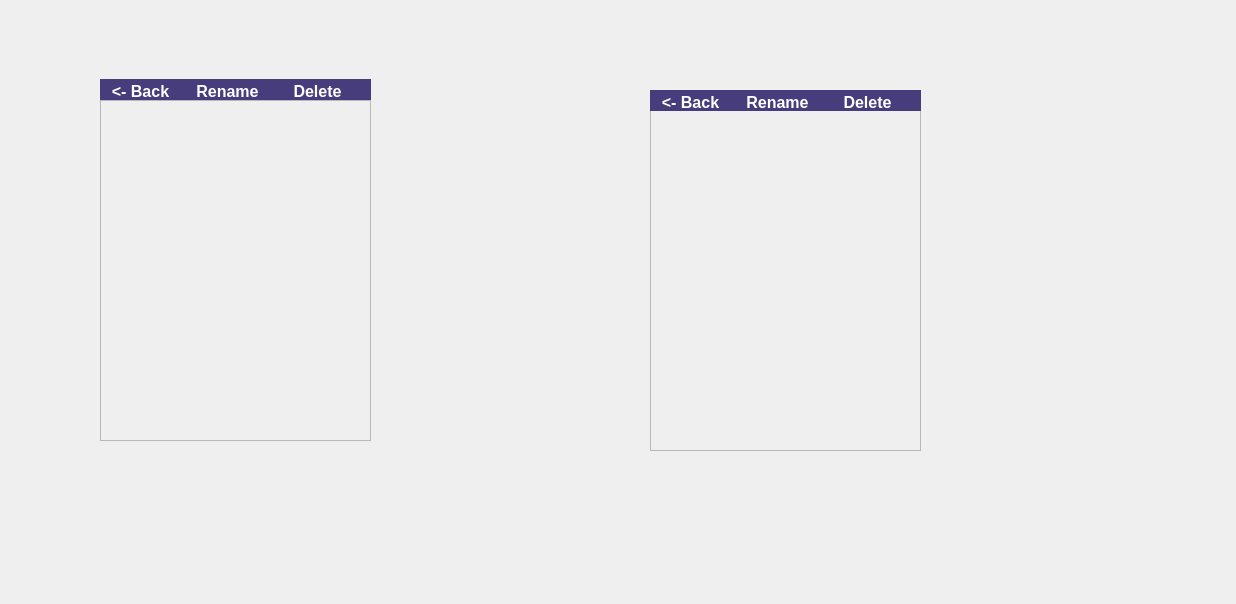
<?xml version="1.0" encoding="UTF-8"?>
<ui version="4.0">
 <class>Account</class>
 <widget class="QWidget" name="Account">
  <property name="geometry">
   <rect>
    <x>0</x>
    <y>0</y>
    <width>1236</width>
    <height>604</height>
   </rect>
  </property>
  <property name="windowTitle">
   <string>Account</string>
  </property>
  <widget class="QScrollArea" name="localFolder">
   <property name="geometry">
    <rect>
     <x>100</x>
     <y>100</y>
     <width>271</width>
     <height>341</height>
    </rect>
   </property>
   <property name="verticalScrollBarPolicy">
    <enum>Qt::ScrollBarAsNeeded</enum>
   </property>
   <property name="widgetResizable">
    <bool>true</bool>
   </property>
   <widget class="QWidget" name="scrollAreaWidgetContents">
    <property name="geometry">
     <rect>
      <x>0</x>
      <y>0</y>
      <width>269</width>
      <height>339</height>
     </rect>
    </property>
    <property name="minimumSize">
     <size>
      <width>182</width>
      <height>0</height>
     </size>
    </property>
   </widget>
  </widget>
  <widget class="QWidget" name="test" native="true">
   <property name="geometry">
    <rect>
     <x>90</x>
     <y>140</y>
     <width>181</width>
     <height>251</height>
    </rect>
   </property>
  </widget>
  <widget class="QScrollArea" name="serverFolder">
   <property name="geometry">
    <rect>
     <x>650</x>
     <y>110</y>
     <width>271</width>
     <height>341</height>
    </rect>
   </property>
   <property name="verticalScrollBarPolicy">
    <enum>Qt::ScrollBarAsNeeded</enum>
   </property>
   <property name="widgetResizable">
    <bool>true</bool>
   </property>
   <widget class="QWidget" name="scrollAreaWidgetContents_2">
    <property name="geometry">
     <rect>
      <x>0</x>
      <y>0</y>
      <width>269</width>
      <height>339</height>
     </rect>
    </property>
    <property name="minimumSize">
     <size>
      <width>182</width>
      <height>0</height>
     </size>
    </property>
   </widget>
  </widget>
  <widget class="QWidget" name="localWidget" native="true">
   <property name="geometry">
    <rect>
     <x>190</x>
     <y>460</y>
     <width>120</width>
     <height>80</height>
    </rect>
   </property>
  </widget>
  <widget class="QWidget" name="serverWidget" native="true">
   <property name="geometry">
    <rect>
     <x>740</x>
     <y>490</y>
     <width>120</width>
     <height>80</height>
    </rect>
   </property>
  </widget>
  <widget class="QWidget" name="menu_bar_local" native="true">
   <property name="geometry">
    <rect>
     <x>100</x>
     <y>79</y>
     <width>271</width>
     <height>21</height>
    </rect>
   </property>
   <property name="styleSheet">
    <string notr="true">background:rgb(71, 61, 124);</string>
   </property>
   <widget class="QPushButton" name="back_local">
    <property name="geometry">
     <rect>
      <x>0</x>
      <y>0</y>
      <width>81</width>
      <height>24</height>
     </rect>
    </property>
    <property name="styleSheet">
     <string notr="true">QPushButton
{
font-weight:bold ;
font-style : normal;
border: 0.1px solid black;
border-radius:15px;
background:rgb(71, 61, 124);
color:white;
font-size:16px;
}

QPushButton:hover
{
   background-color:rgb(170, 149, 255);
}</string>
    </property>
    <property name="text">
     <string>&lt;- Back</string>
    </property>
   </widget>
   <widget class="QPushButton" name="rename_local">
    <property name="geometry">
     <rect>
      <x>90</x>
      <y>0</y>
      <width>75</width>
      <height>24</height>
     </rect>
    </property>
    <property name="styleSheet">
     <string notr="true">QPushButton
{
font-weight:bold ;
font-style : normal;
border: 0.1px solid black;
border-radius:15px;
background:rgb(71, 61, 124);
color:white;
font-size:16px;
}

QPushButton:hover
{
   background-color:rgb(170, 149, 255);
}</string>
    </property>
    <property name="text">
     <string>Rename</string>
    </property>
   </widget>
   <widget class="QPushButton" name="delete_local">
    <property name="geometry">
     <rect>
      <x>180</x>
      <y>0</y>
      <width>75</width>
      <height>24</height>
     </rect>
    </property>
    <property name="styleSheet">
     <string notr="true">QPushButton
{
font-weight:bold ;
font-style : normal;
border: 0.1px solid black;
border-radius:15px;
background:rgb(71, 61, 124);
color:white;
font-size:16px;
}

QPushButton:hover
{
   background-color:rgb(170, 149, 255);
}</string>
    </property>
    <property name="text">
     <string>Delete</string>
    </property>
   </widget>
  </widget>
  <widget class="QWidget" name="menu_bar_server" native="true">
   <property name="geometry">
    <rect>
     <x>650</x>
     <y>90</y>
     <width>271</width>
     <height>21</height>
    </rect>
   </property>
   <property name="styleSheet">
    <string notr="true">background:rgb(71, 61, 124);</string>
   </property>
   <widget class="QPushButton" name="back_server">
    <property name="geometry">
     <rect>
      <x>0</x>
      <y>0</y>
      <width>81</width>
      <height>24</height>
     </rect>
    </property>
    <property name="styleSheet">
     <string notr="true">QPushButton
{
font-weight:bold ;
font-style : normal;
border: 0.1px solid black;
border-radius:15px;
background:rgb(71, 61, 124);
color:white;
font-size:16px;
}

QPushButton:hover
{
   background-color:rgb(170, 149, 255);
}</string>
    </property>
    <property name="text">
     <string>&lt;- Back</string>
    </property>
   </widget>
   <widget class="QPushButton" name="rename_server">
    <property name="geometry">
     <rect>
      <x>90</x>
      <y>0</y>
      <width>75</width>
      <height>24</height>
     </rect>
    </property>
    <property name="styleSheet">
     <string notr="true">QPushButton
{
font-weight:bold ;
font-style : normal;
border: 0.1px solid black;
border-radius:15px;
background:rgb(71, 61, 124);
color:white;
font-size:16px;
}

QPushButton:hover
{
   background-color:rgb(170, 149, 255);
}</string>
    </property>
    <property name="text">
     <string>Rename</string>
    </property>
   </widget>
   <widget class="QPushButton" name="delete_server">
    <property name="geometry">
     <rect>
      <x>180</x>
      <y>0</y>
      <width>75</width>
      <height>24</height>
     </rect>
    </property>
    <property name="styleSheet">
     <string notr="true">QPushButton
{
font-weight:bold ;
font-style : normal;
border: 0.1px solid black;
border-radius:15px;
background:rgb(71, 61, 124);
color:white;
font-size:16px;
}

QPushButton:hover
{
   background-color:rgb(170, 149, 255);
}</string>
    </property>
    <property name="text">
     <string>Delete</string>
    </property>
   </widget>
  </widget>
 </widget>
 <layoutdefault spacing="6" margin="11"/>
 <resources/>
 <connections>
  <connection>
   <sender>back_local</sender>
   <signal>clicked()</signal>
   <receiver>Account</receiver>
   <slot>back_folder_local()</slot>
   <hints>
    <hint type="sourcelabel">
     <x>132</x>
     <y>86</y>
    </hint>
    <hint type="destinationlabel">
     <x>49</x>
     <y>51</y>
    </hint>
   </hints>
  </connection>
  <connection>
   <sender>back_server</sender>
   <signal>clicked()</signal>
   <receiver>Account</receiver>
   <slot>back_folder_server()</slot>
   <hints>
    <hint type="sourcelabel">
     <x>689</x>
     <y>98</y>
    </hint>
    <hint type="destinationlabel">
     <x>626</x>
     <y>34</y>
    </hint>
   </hints>
  </connection>
 </connections>
 <slots>
  <slot>back_folder_local()</slot>
  <slot>back_folder_server()</slot>
 </slots>
</ui>
